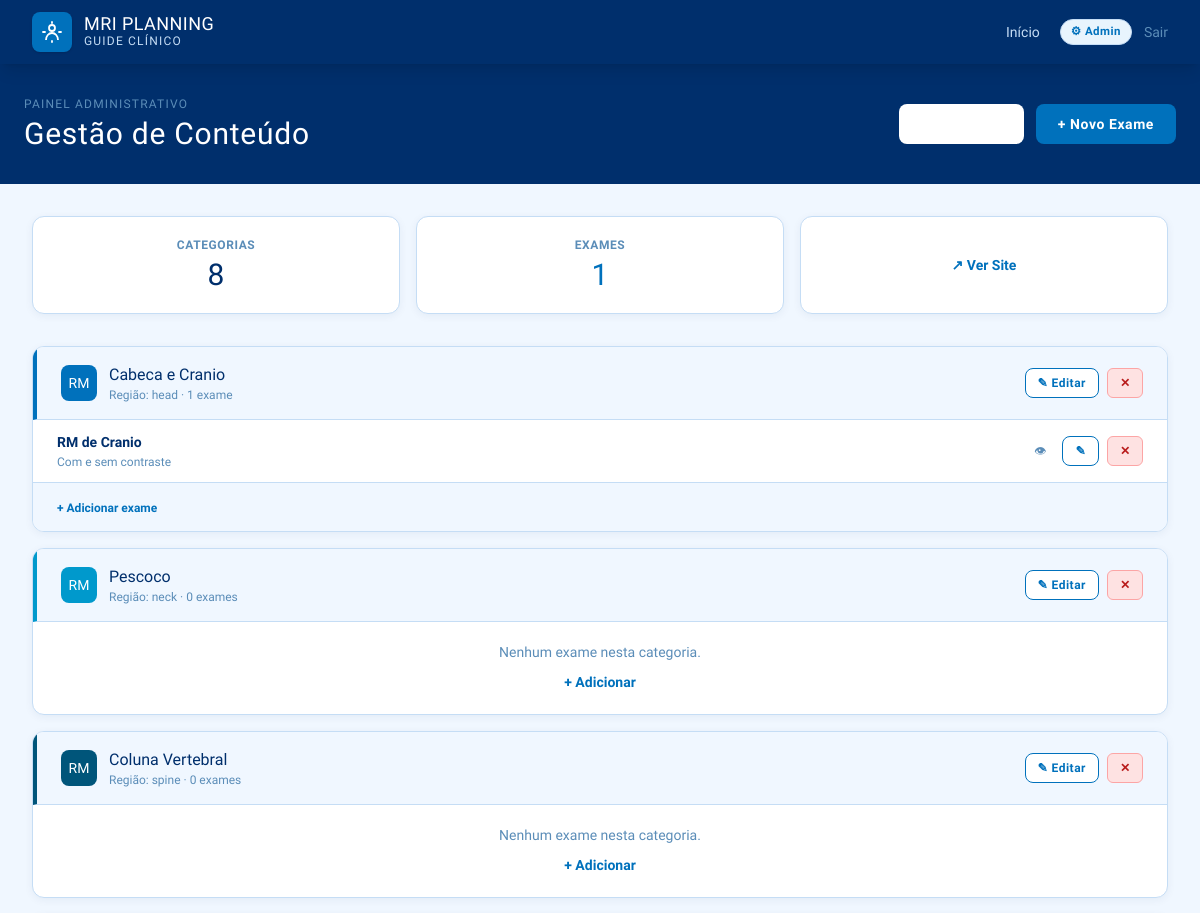
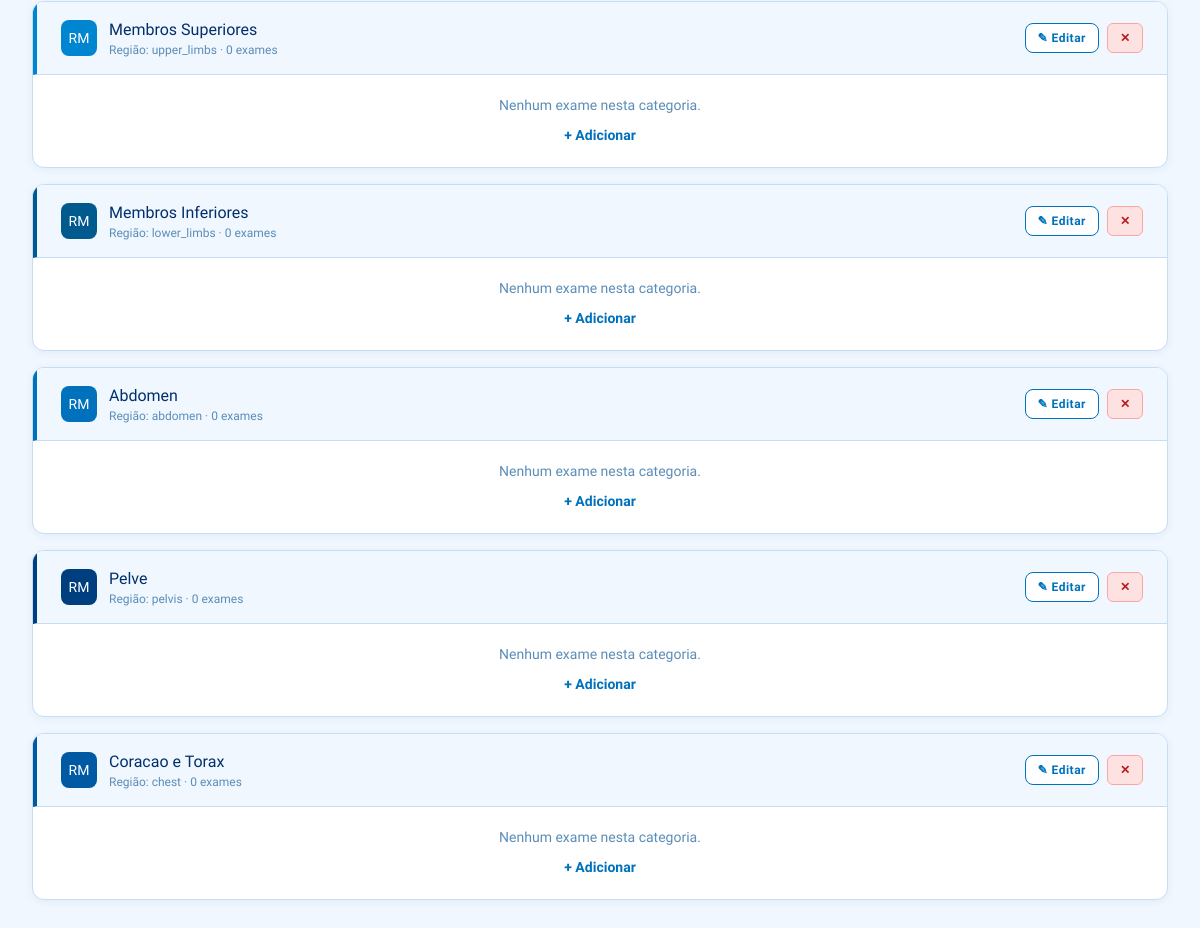
/admin (signed in), run on the app's committed database (2 pictures, top to bottom).
### tables this page shows
CREATE TABLE category (
            id         INTEGER PRIMARY KEY AUTOINCREMENT,
            name       TEXT NOT NULL UNIQUE,
            region_key TEXT NOT NULL DEFAULT "other",
            color      TEXT NOT NULL DEFAULT "#0071BC"
        );

CREATE TABLE exam (
            id              INTEGER PRIMARY KEY AUTOINCREMENT,
            category_id     INTEGER NOT NULL,
            name            TEXT NOT NULL,
            contrast        TEXT NOT NULL DEFAULT "Sem contraste",
            description     TEXT,
            planes          TEXT,
            technical_notes TEXT,
            FOREIGN KEY (category_id) REFERENCES category(id)
        );

### app.py (the view)
@app.route('/admin')
@login_required
def admin_dashboard():
    cats = query('SELECT * FROM category')
    cats_data = []
    for cat in cats:
        exams = query('SELECT * FROM exam WHERE category_id=?',(cat['id'],))
        cats_data.append({'cat':dict(cat),'exams':[dict(e) for e in exams]})
    total_exams = query('SELECT COUNT(*) as c FROM exam',one=True)['c']
    return render_template('admin/dashboard.html', cats_data=cats_data,
                           total_cats=len(cats_data), total_exams=total_exams)

### app.py (called while the page is built)
def get_db():
    if 'db' not in g:
        g.db = sqlite3.connect(app.config['DATABASE'])
        g.db.row_factory = sqlite3.Row
    return g.db

def query(sql, args=(), one=False):
    cur = get_db().execute(sql, args)
    rv  = cur.fetchall()
    return (rv[0] if rv else None) if one else rv

def login_required(f):
    @wraps(f)
    def dec(*a,**k):
        if not session.get('admin_logged_in'):
            flash('Acesso restrito.','error'); return redirect(url_for('admin_login'))
        return f(*a,**k)
    return dec

### templates/admin/dashboard.html (shortened to what this page needs)
{% extends 'base.html' %}
{% block content %}
<div class="bg-cuf-navy text-white py-8 px-6">
  <div class="max-w-7xl mx-auto flex items-center justify-between flex-wrap gap-4">
    <div>
      <p class="text-cuf-muted text-xs tracking-widest uppercase mb-1">Painel Administrativo</p>
      <h1 class="font-display font-700 text-3xl tracking-wide">Gestão de Conteúdo</h1>
    </div>
    <div class="flex gap-3">
      <a href="{{ url_for('admin_new_category') }}" class="btn-secondary text-sm" style="border-color:rgba(255,255,255,.3);color:white;">+ Categoria</a>
      <a href="{{ url_for('admin_new_exam') }}" class="btn-primary text-sm">+ Novo Exame</a>
    </div>
  </div>
</div>
<div class="max-w-7xl mx-auto px-4 sm:px-6 lg:px-8 py-8">
  <div class="grid grid-cols-3 gap-4 mb-8">
    <div class="card p-5 text-center"><p class="text-xs text-cuf-muted font-semibold uppercase tracking-wider mb-1">Categorias</p><p class="font-display font-700 text-3xl text-cuf-navy">{{ total_cats }}</p></div>
    <div class="card p-5 text-center"><p class="text-xs text-cuf-muted font-semibold uppercase tracking-wider mb-1">Exames</p><p class="font-display font-700 text-3xl text-cuf-blue">{{ total_exams }}</p></div>
    <div class="card p-5 flex items-center justify-center"><a href="{{ url_for('index') }}" class="text-cuf-blue hover:text-cuf-navy transition text-sm font-semibold flex items-center gap-1">↗ Ver Site</a></div>
  </div>
  <div class="space-y-4">
    {% for item in cats_data %}{% set cat=item.cat %}{% set exams=item.exams %}
    <div class="card overflow-hidden">
      <div class="flex items-center justify-between px-6 py-4 bg-cuf-lighter border-b border-cuf-border" style="border-left:4px solid {{ cat.color }};">
        <div class="flex items-center gap-3">
          <div class="w-9 h-9 rounded-lg flex items-center justify-center text-white font-display font-700 text-sm" style="background:{{ cat.color }};">RM</div>
          <div>
            <h2 class="font-display font-700 text-cuf-navy text-base">{{ cat.name }}</h2>
            <p class="text-xs text-cuf-muted">Região: {{ cat.region_key }} · {{ exams|length }} exame{% if exams|length!=1 %}s{% endif %}</p>
          </div>
        </div>
        <div class="flex items-center gap-2">
          <a href="{{ url_for('admin_edit_category', cat_id=cat.id) }}" class="btn-secondary text-xs py-1.5 px-3">✎ Editar</a>
          <form method="POST" action="{{ url_for('admin_delete_category', cat_id=cat.id) }}" onsubmit="return confirm('Excluir {{ cat.name }} e todos os seus exames?')">
            <button type="submit" class="btn-danger">✕</button>
          </form>
        </div>
      </div>
      {% if exams %}
      <div class="divide-y divide-cuf-border">
        {% for exam in exams %}
        <div class="flex items-center justify-between px-6 py-3 hover:bg-cuf-lighter transition group">
          <div>
            <p class="font-semibold text-cuf-navy text-sm group-hover:text-cuf-blue transition">{{ exam.name }}</p>
            <p class="text-xs text-cuf-muted mt-0.5">{{ exam.contrast }}</p>
          </div>
          <div class="flex items-center gap-2">
            <a href="{{ url_for('exam_detail', exam_id=exam.id) }}" class="text-cuf-muted hover:text-cuf-blue transition text-xs px-2" target="_blank">👁</a>
            <a href="{{ url_for('admin_edit_exam', exam_id=exam.id) }}" class="btn-secondary text-xs py-1.5 px-3">✎</a>
            <form method="POST" action="{{ url_for('admin_delete_exam', exam_id=exam.id) }}" onsubmit="return confirm('Excluir este exame?')">
              <button type="submit" class="btn-danger">✕</button>
            </form>
          </div>
        </div>
        {% endfor %}
      </div>
      <div class="px-6 py-3 bg-cuf-lighter border-t border-cuf-border">
        <a href="{{ url_for('admin_new_exam') }}" class="text-cuf-blue hover:text-cuf-navy text-xs font-semibold transition">+ Adicionar exame</a>
      </div>
      {% else %}
      <div class="px-6 py-5 text-center">
        <p class="text-sm text-cuf-muted mb-2">Nenhum exame nesta categoria.</p>
        <a href="{{ url_for('admin_new_exam') }}" class="text-cuf-blue text-sm font-semibold hover:underline">+ Adicionar</a>
      </div>
      {% endif %}
    </div>
    {% else %}
    <div class="card p-12 text-center">
      <h3 class="font-display font-700 text-cuf-navy text-xl mb-3">Nenhuma categoria</h3>
      <a href="{{ url_for('admin_new_category') }}" class="btn-primary inline-block">+ Criar Categoria</a>
    </div>
    {% endfor %}
  </div>
</div>
{% endblock %}

### templates/base.html (style rules this page uses)
body { font-family: 'Source Sans 3', sans-serif; background: #F0F7FF; color: #1a2d47; }
.font-display { font-family: 'Barlow Semi Condensed', sans-serif; }
.card { background: white; border: 1px solid #C5DDF5; border-radius: 12px; box-shadow: 0 2px 8px rgba(0,47,108,.06); }
.btn-primary { background: #0071BC; color: white; font-family: 'Barlow Semi Condensed',sans-serif; font-weight: 600; letter-spacing:.04em; border-radius: 8px; padding: 10px 22px; transition: background .2s; }
.btn-secondary { background: white; color: #0071BC; border: 1.5px solid #0071BC; font-family: 'Barlow Semi Condensed',sans-serif; font-weight: 600; letter-spacing:.04em; border-radius: 8px; padding: 9px 22px; transition: all .2s; }
.btn-danger { background: #fee2e2; color: #b91c1c; border: 1px solid #fca5a5; border-radius: 6px; padding: 5px 12px; font-size:.75rem; font-family: 'Barlow Semi Condensed',sans-serif; font-weight: 600; transition: all .2s; }

### data on the page
category: name "Cabeca e Cranio", region_key "head"
exam: name "RM de Cranio", contrast "Com e sem contraste"
category: name "Pescoco", region_key "neck"
category: name "Coluna Vertebral", region_key "spine"
category: name "Membros Superiores", region_key "upper_limbs"
category: name "Membros Inferiores", region_key "lower_limbs"
category: name "Abdomen", region_key "abdomen"
category: name "Pelve", region_key "pelvis"
category: name "Coracao e Torax", region_key "chest"

### other printed values
{{ total_cats }} "8"
{{ total_exams }} "1"
{{ exams|length }} "1" "0" "0" "0" "0" "0" "0" "0"
